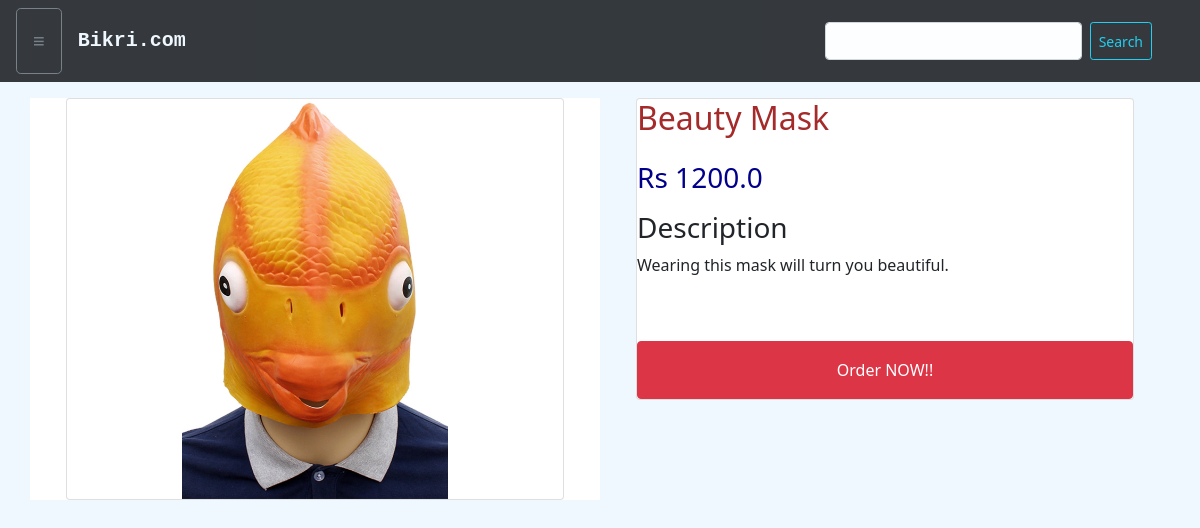
Page /product/9 on the committed database.
### products/models.py (models this page shows)
class product(models.Model):
    seller_id=models.IntegerField(default=-1)
    title=models.CharField(max_length=40)
    desc=models.TextField()
    price=models.FloatField()
    date_time=models.DateTimeField(auto_now_add=True)
    image=models.ImageField(upload_to='product/images')

### products/views.py (the view)
# urls.py: path('product/<int:pk>',views.view_product_single,name="view_product_single"),
def view_product_single(request,pk):
    product_item=product.objects.get(id=pk)
    if request.session.has_key('id'):
        return render(request,"products/product.html",{'data':product_item,'status':True,'user_type':request.session['type']})
    return render(request,"products/product.html",{'data':product_item})

### bikri/templates/products/product.html (shortened to what this page needs)
{% extends 'bikri/navbar.html'%}
{% block body %}
<div class="row mt-3">
<div class="col-md-6" style="background-color:white;">
    <div class="container">
        <div class="card" style="background-color:white;">
          <img class="card-img-top" src="{{data.image.url}}" style="height: 400px; object-fit: contain;">
        </div>
    </div>
</div>
<div class="col-md-6">
<div class="container">
        <div class="card">
            <h2 class="mb-4" style="color: brown;">{{data.title}}</h2>
            <h3 class="mb-3" style="color: darkblue;">Rs {{data.price}}</h2>
            <h3 class="font-weight-bold">Description</h3>
            <p>{{data.desc}}</p>
            <a  class="btn btn-danger mt-5 p-3"href="{% url 'products:order_product' data.id %}">Order NOW!!</a>
            </div>
        </div>
    </div>
</div>
</div>
{% endblock %}

### rows in the picture
product: image (picture), title "Beauty Mask", price "1200.0", desc "Wearing this mask will turn you beautiful."
